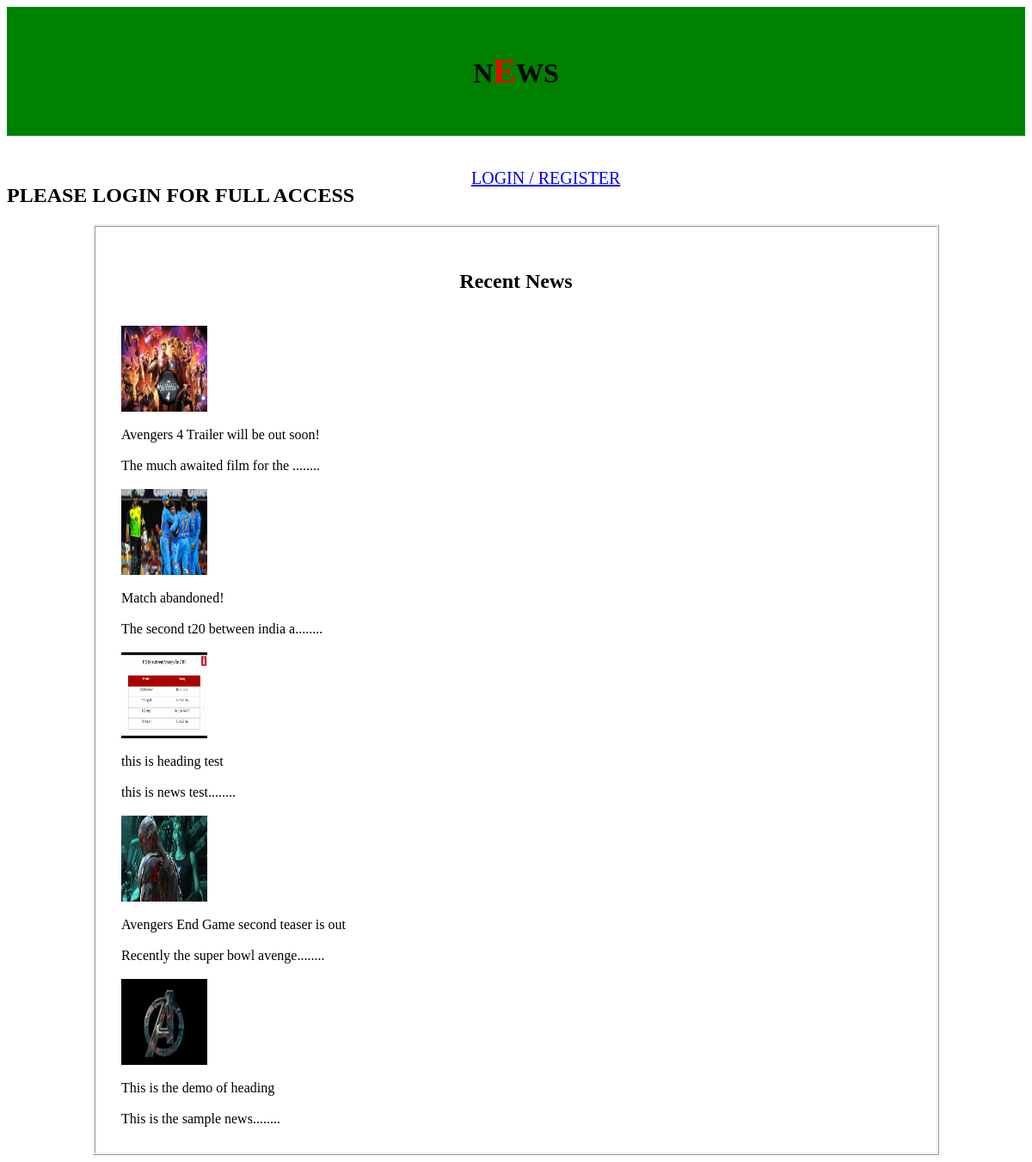
The app's page /home.php with its own data.
### tables this page shows
CREATE TABLE `news` (
  `id` int(10) NOT NULL,
  `Heading` text NOT NULL,
  `news` text NOT NULL,
  `file` text NOT NULL,
  `date` timestamp NOT NULL DEFAULT CURRENT_TIMESTAMP,
  `uploader` varchar(30) NOT NULL
);

### home.php (the view, shortened to what this page needs)
<html>
	<head>
	</head>
<body>
	<div class="headdiv">
		<h1>N<span id="e">E</span>WS</h1>
	</div>
	<br>
	<div id="login">
		<p><a href="login.php">LOGIN / REGISTER</a>
	</div>
	<br>
	<marquee><h2>PLEASE LOGIN FOR FULL ACCESS</h2></marquee>
	<div>
	<div class="indiv">
	<div id="recent">
		<h2 align="center">Recent News</h2>
		<?php
			include "connect.php";
			$qry="select * from news";
			$re=$conn->query($qry) or die("Query failed");
			for($i=0;$i<$re->num_rows;$i++){
				$row=$re->fetch_assoc();
				echo "<br>";
				echo "<div>";
					echo "<img src='uploads/".$row["file"]."' width=100 height=100>";
				echo "</div>";
				echo "<br>";
				echo "".$row["Heading"];
				echo "<br><br>";
				echo "<div>";
					echo "".substr($row["news"],0,30);
					echo "........";
				echo "</div>";
			}
		?>
	</div>
   </div>
   </div>
</body>
</html>

### home.php (style rules this page uses)
.indiv { margin-left:100px; margin-right:100px; }
.headdiv { padding:30px; background-color:green; text-align:center; }
#login { position:fixed; margin-left:45%; font-size:20; }
#recent { border-style:ridge; padding:30; }
#e { color:red; font-size:40; }

### records on screen
news: file (picture), Heading "Avengers 4 Trailer will be out soon!", news "The much awaited film for the"
news: file (picture), Heading "Match abandoned!", news "The second t20 between india a"
news: file (placeholder picture), Heading "this is heading test", news "this is news test"
news: file (picture), Heading "Avengers End Game second teaser is out", news "Recently the super bowl avenge"
news: file (picture), Heading "This is the demo of heading", news "This is the sample news"
